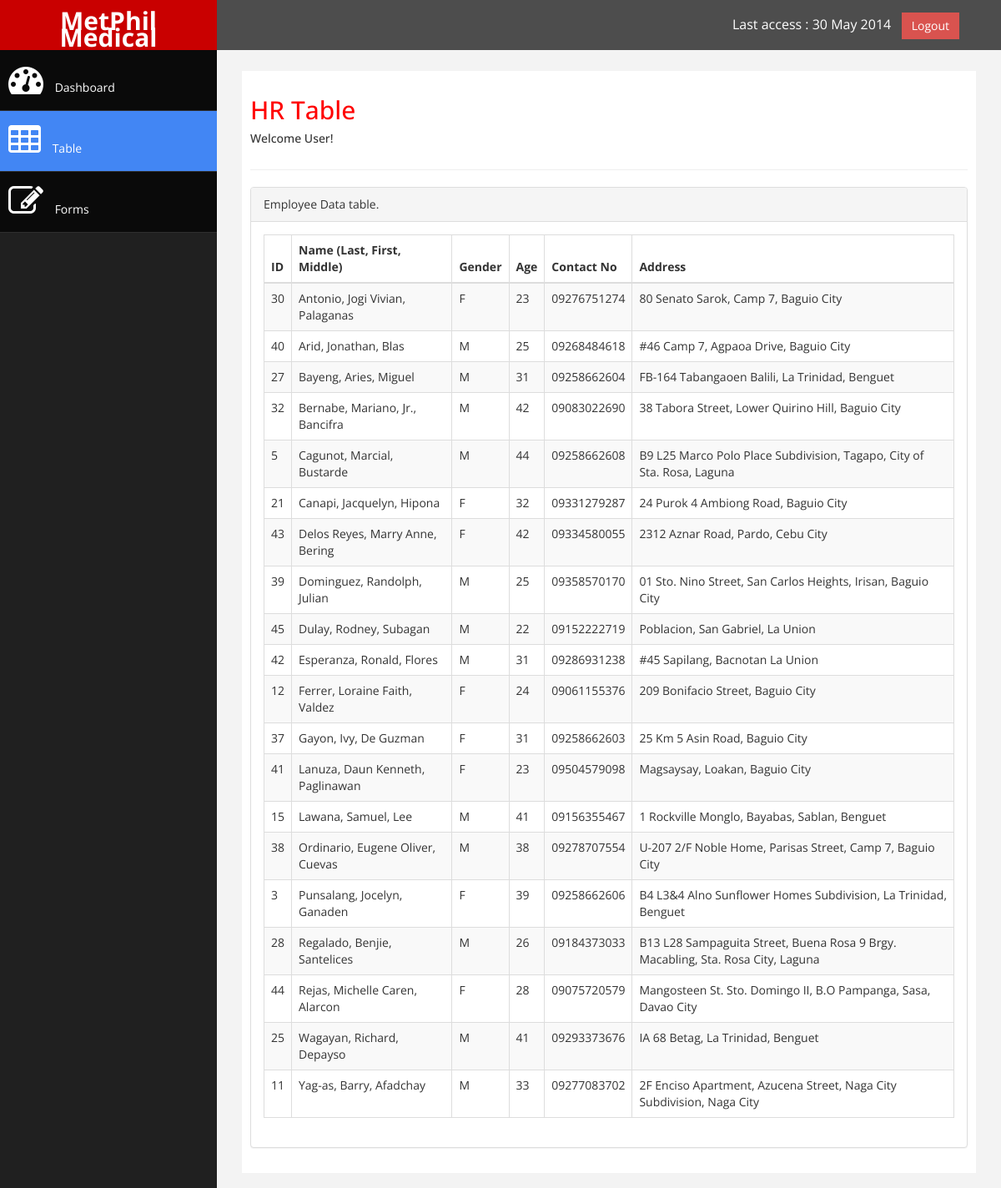
Before: /table.php with the older database file.
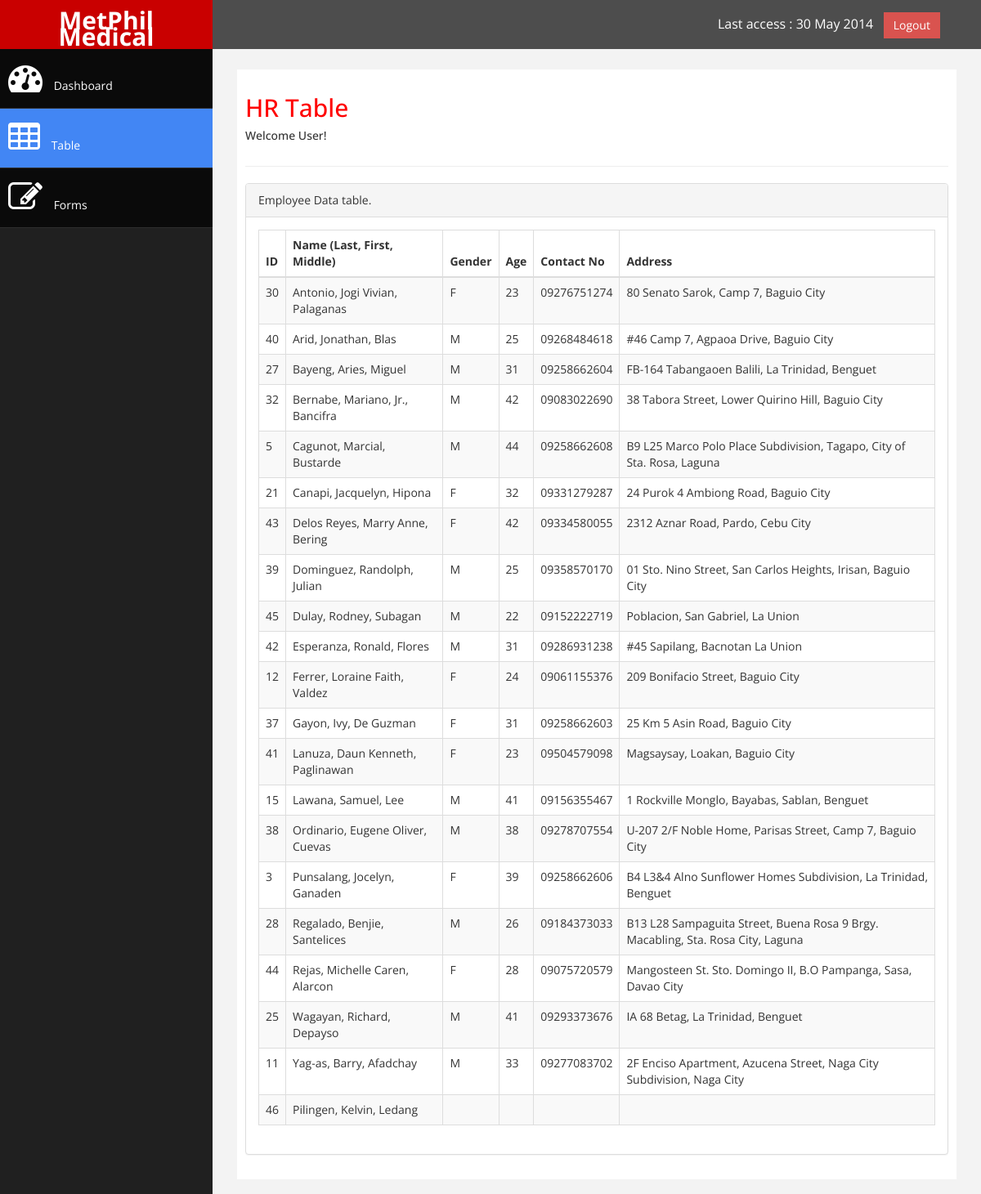
After: the same page with the newer database file.
### tables this page shows
CREATE TABLE `employees` (
  `bloodType` text,
  `licenseId` text,
  `phicId` text,
  `employeeId` bigint(5) NOT NULL AUTO_INCREMENT,
  `hdmfId` text,
  `sssId` text,
  `tinId` text,
  `firstname` text,
  `educationalAttainment` text,
  `middlename` text,
  `lastname` text,
  `contactNo` text,
  `address` text,
  `licenseExpiration` text,
  `civilStatus` text,
  `school` text,
  `license` text,
  `gender` text,
  `age` int(11) DEFAULT NULL,
  `birthdate` text,
  `position` text,
  `empStatus` text,
  `statusEndDate` text,
  `statusEvaluationDate` text,
  PRIMARY KEY (`employeeId`)
);

### table.php (the view, shortened to what this page needs)
<!DOCTYPE html>
<html xmlns="http://www.w3.org/1999/xhtml">
<head>
    <link href="assets/css/bootstrap.css" rel="stylesheet" />
    <link href="assets/css/font-awesome.css" rel="stylesheet" />
    <link href="assets/css/custom.css" rel="stylesheet" />
    <link href="assets/js/dataTables/dataTables.bootstrap.css" rel="stylesheet" />
</head>
<body>
    <div id="wrapper">
        <nav class="navbar navbar-default navbar-cls-top " role="navigation" style="margin-bottom: 0">
            <div class="navbar-header">
                <a class="navbar-brand" href="index.php">MetPhil Medical</a>
            </div>
  <div style="color: white;
padding: 15px 50px 5px 50px;
float: right;
font-size: 16px;"> Last access : 30 May 2014 &nbsp; <a href="#" class="btn btn-danger square-btn-adjust">Logout</a> </div>
        </nav>
                <nav class="navbar-default navbar-side" role="navigation">
            <div class="sidebar-collapse">
                <ul class="nav" id="main-menu">
                    <li>
                        <a  href="index.php"><i class="fa fa-dashboard fa-3x"></i> Dashboard</a>
                    </li>
                    <li  >
                        <a class="active-menu"  href="table.php"><i class="fa fa-table fa-3x"></i> Table</a>
                    </li>
                    <li  >
                        <a  href="form.php"><i class="fa fa-edit fa-3x"></i> Forms </a>
                    </li>
                </ul>
            </div>
        </nav>
        <div id="page-wrapper" >
            <div id="page-inner">
                <div class="row">
                    <div class="col-md-12">
                     <h2>HR Table</h2>
                        <h5>Welcome User!</h5>
                    </div>
                </div>
                 <hr />
                <div class="row">
                    <div class="col-md-12">
                        <div class="panel panel-default">
                            <div class="panel-heading">
                                 Employee Data table.
                            </div>
                            <div class="panel-body">
                                <div class="table-responsive">
                                    <table class="table table-striped table-bordered table-hover" id="dataTables-example">
                                        <?php
                                            $connection = mysqli_connect("localhost", "root", "", "humanresourcesdb");
                                            echo "<thead>";
                                                echo "<tr>";
                                                    echo "<th>ID</th>";
                                                    echo "<th>Name (Last, First, Middle)</th>";
                                                    echo "<th>Gender</th>";
                                                    echo "<th>Age</th>";
                                                    echo "<th>Contact No</th>";
                                                    echo "<th>Address</th>";
                                                echo "</tr>";
                                            echo "</thead>";
                                            echo "<tbody>";
                                                    if(isset($_POST)){
                                                        $query = mysqli_query($connection, "select employeeid, firstName, middleName, lastName, gender, age, contactNo, address from employees;");
                                                        $count = mysqli_num_rows($query);
                                                        if($count == 0){
                                                            echo "No results found.";
                                                            echo mysqli_error($connection);
                                                        }else{
                                                            while($row = mysqli_fetch_array($query)){
                                                            $employeeid = $row['employeeid'];
                                                            $firstName = $row['firstName'];
                                                            $middleName = $row['middleName'];
                                                            $lastName = $row['lastName'];
                                                            $gender = $row['gender'];
                                                            $age = $row['age'];
                                                            $contactNo = $row['contactNo'];
                                                            $address = $row['address'];
                                                                echo "<tr class='gradeA'>";
                                                                    echo "<td>$employeeid</td>";
                                                                    echo "<td>$lastName, $firstName, $middleName</td>";
                                                                    echo "<td>$gender</td>";
                                                                    echo "<td>$age</td>";
                                                                    echo "<td>$contactNo</td>";
                                                                    echo "<td>$address</td>";
                                                                echo "</tr>";
                                                            }
                                                        }
                                                    }
                                            echo "</tbody>";
                                        ?>
                                </table>
                            </div>
                        </div>
                    </div>
                </div>
            </div>
        </div>
    </div>
            </div>
</body>
</html>

### assets/css/custom.css (style rules this page uses)
body { font-family: 'Open Sans', sans-serif; }
#wrapper { width: 100%; background:#202020; }
#page-wrapper { padding: 15px 15px; min-height: 600px; background:#F3F3F3; }
#page-inner { width:100%; margin:10px 20px 10px 0px; background-color:#fff!important; padding:10px; min-height:1200px; }
h2 { color: #f00; }
.square-btn-adjust { border: 0px solid transparent; -webkit-border-radius: 0px; -moz-border-radius: 0px; border-radius: 0px; }
.navbar-cls-top .navbar-brand { color: #fff; background: #C90000; width: 260px; text-align: center; height: 60px; font-size: 30px; font-weight: 700; }
.active-menu { background-color:#4286f4!important; }
.sidebar-collapse , .sidebar-collapse .nav { background:none; }
.sidebar-collapse .nav { padding:0; }
.sidebar-collapse .nav > li > a { color:#fff; background:#0A0A0A; text-shadow:none; }
.sidebar-collapse > .nav > li > a { padding:15px 10px; }
.sidebar-collapse > .nav > li { border-bottom: 1px solid rgba(107, 108, 109, 0.19); }
.navbar-side { border:none; background-color: #202020; }
.navbar-cls-top { background:#4D4D4D; border-bottom:none; }
.navbar-default { border:0px solid black; }
.navbar-header { background: #A70303; }
.nav > li > a > i { margin-right:10px; }
@media (min-width:768px) { #page-wrapper { margin: 0 0 0 260px; padding: 15px 30px; min-height: 1200px; } }
@media (min-width:768px) { .navbar-side { z-index: 1; position: absolute; width: 260px; } }
@media (min-width:768px) { .navbar { border-radius: 0px; } }

Changed rows visible on the page:
added employees: employeeId "46", lastname "Pilingen", firstname "Kelvin", middlename "Ledang"
